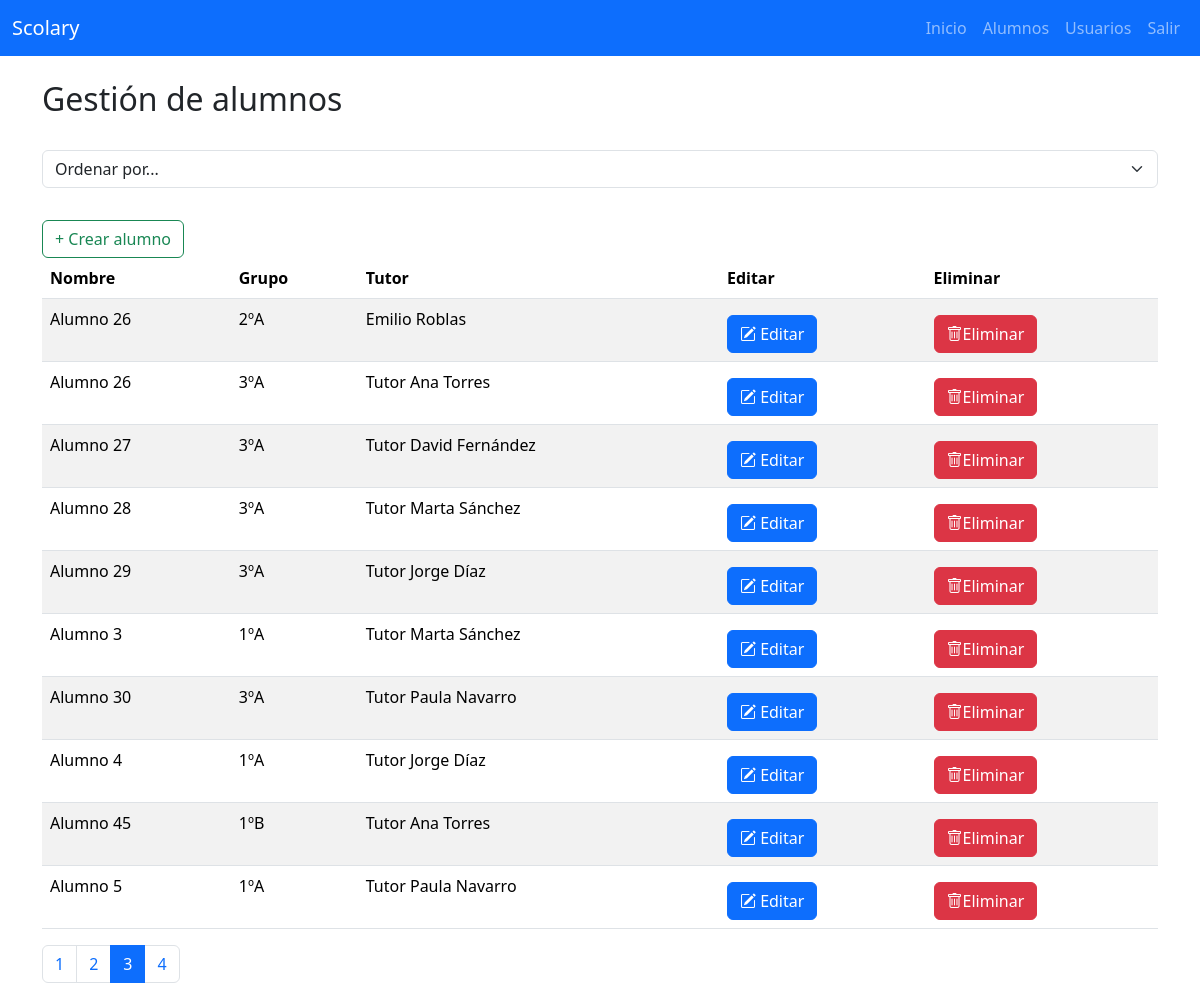
Screenshot of /alumnos.php?pagina=3 (signed in) with the database file from the repository.
### tables this page shows
CREATE TABLE `alumnos` (
  `id` int(11) NOT NULL,
  `nombre` varchar(100) DEFAULT NULL,
  `id_tutor` int(11) DEFAULT NULL,
  `id_grupo` int(11) DEFAULT NULL
);

CREATE TABLE `grupo` (
  `id` int(11) NOT NULL,
  `nombre` varchar(50) DEFAULT NULL,
  `id_profesor` int(11) DEFAULT NULL
);

CREATE TABLE `usuarios` (
  `id` int(11) NOT NULL,
  `nombre` varchar(100) DEFAULT NULL,
  `email` varchar(100) DEFAULT NULL,
  `password` varchar(255) DEFAULT NULL,
  `rol` enum('profesor','tutor','admin') NOT NULL,
  `avatar` varchar(100) DEFAULT NULL
);

### alumnos.php (the view, shortened to what this page needs)
<?php include 'includes/header.php'; ?>
<?php include 'includes/navbarAdmin.php'; ?>
<?php include 'conexion.php';
?>
<div class="container mt-4">
    <h2>Gestión de alumnos</h2>
      <div class="mb-3">
        <form action="alumnos.php">
            <select name="orden" id="orden" class="form-select" onchange="this.form.submit()">
              <option value="">Ordenar por...</option>
            </select>
        </form>
      </div>
    <button type="button" class="btn btn-outline-success mt-3" data-bs-toggle="modal" data-bs-target="#crearAlumno">
    + Crear alumno
    </button>
    <?php
    if(isset($_GET["orden"])){
      if ($_GET["orden"] == "nombre") {
        $orden = "a.nombre";
      }else if($_GET["orden"] == "grupo"){
        $orden = "g.nombre";
      }else{
        $orden = "u.nombre";
      }
    }else{
      $orden = "a.nombre";
    }
    $registrosPorPagina = 10;
    $pagina = isset($_GET['pagina']) ? (int)$_GET['pagina'] : 1;
    $offset = ($pagina - 1) * $registrosPorPagina;
    $stmtAlumnos = $pdo->query("
        SELECT
            a.id AS idAlumno,
            a.nombre AS nombreAlumno,
            g.nombre AS nombreGrupo,
            u.nombre AS nombreTutor
        FROM alumnos a
        JOIN grupo g ON a.id_grupo = g.id
        JOIN usuarios u ON a.id_tutor = u.id
        ORDER BY $orden
        LIMIT $registrosPorPagina OFFSET $offset");
    $alumnos = $stmtAlumnos->fetchAll();
    $totalRegistros = $pdo->query("SELECT COUNT(*) FROM alumnos")->fetchColumn();
    $totalPaginas = ceil($totalRegistros / $registrosPorPagina);
    ?>
    <table class="table table-striped">
        <thead>
            <tr>
                <th>Nombre</th>
                <th>Grupo</th>
                <th>Tutor</th>
                <th>Editar</th>
                <th>Eliminar</th>
            </tr>
        </thead>
        <tbody>
            <?php foreach ($alumnos as $alumno){ ?>
                <tr>
                    <td><?= $alumno['nombreAlumno']?></td>
                    <td><?= $alumno['nombreGrupo'] ?></td>
                    <td><?= $alumno['nombreTutor']?></td>
                    <td>
                        <button type="button" class="btn btn-primary mt-2" data-bs-toggle="modal" data-bs-target="#editarAlumno"
                          data-id="<?php echo htmlspecialchars($alumno['idAlumno']) ?>"
                          data-nombre="<?php echo htmlspecialchars($alumno['nombreAlumno']) ?>">
                          <i class="bi bi-pencil-square"></i>
                          Editar
                        </button>
                    </td>
                    <td>
                      <form action="service/eliminarAlumno.php" method="POST">
                        <button type="submit" class="btn btn-danger mt-2">
                          <i class="bi bi-trash"></i>Eliminar
                        </button>
                      </form>
                    </td>
                </tr>
            <?php } ?>
        </tbody>
    </table>
    <nav>
        <ul class="pagination">
            <?php for ($i = 1; $i <= $totalPaginas; $i++){?>
                <li class="page-item <?= $i == $pagina ? 'active' : '' ?>">
                    <a class="page-link" href="?pagina=<?= $i ?>"><?= $i ?></a>
                </li>
            <?php }?>
        </ul>
    </nav>
</div>
<?php include 'includes/footer.php'; ?>

### rows the page displays
alumnos: nombre "Alumno 26", id_grupo.nombre "2ºA", id_tutor.nombre "Emilio Roblas"
alumnos: nombre "Alumno 26", id_grupo.nombre "3ºA", id_tutor.nombre "Tutor Ana Torres"
alumnos: nombre "Alumno 27", id_grupo.nombre "3ºA", id_tutor.nombre "Tutor David Fernández"
alumnos: nombre "Alumno 28", id_grupo.nombre "3ºA", id_tutor.nombre "Tutor Marta Sánchez"
alumnos: nombre "Alumno 29", id_grupo.nombre "3ºA", id_tutor.nombre "Tutor Jorge Díaz"
alumnos: nombre "Alumno 3", id_grupo.nombre "1ºA", id_tutor.nombre "Tutor Marta Sánchez"
alumnos: nombre "Alumno 30", id_grupo.nombre "3ºA", id_tutor.nombre "Tutor Paula Navarro"
alumnos: nombre "Alumno 4", id_grupo.nombre "1ºA", id_tutor.nombre "Tutor Jorge Díaz"
alumnos: nombre "Alumno 45", id_grupo.nombre "1ºB", id_tutor.nombre "Tutor Ana Torres"
alumnos: nombre "Alumno 5", id_grupo.nombre "1ºA", id_tutor.nombre "Tutor Paula Navarro"
